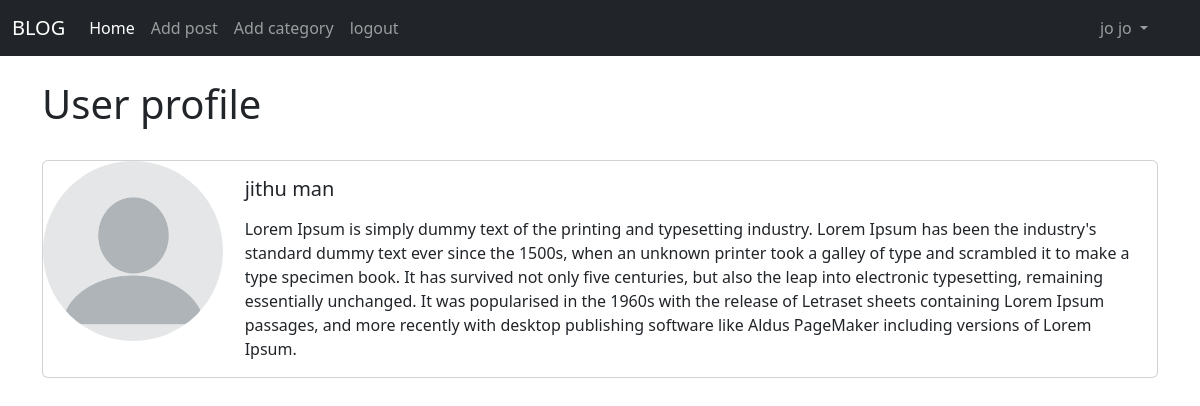
Page /members/5/profile/ (signed in) on the committed database.
### blogapp/models.py (models this page shows, shortened)
class Profile(models.Model):
    user = models.OneToOneField(User, null=True, on_delete=models.CASCADE)
    bio = models.TextField(null=True)
    profile_pic = models.ImageField(null=True,blank=True,upload_to="images/profile/")
    title = models.CharField(max_length=200,null=True,blank=True)
    website_url = models.CharField(max_length=200,null=True,blank=True)
    facebook_url = models.CharField(max_length=200,null=True,blank=True)
    twitter_url = models.CharField(max_length=200,null=True,blank=True)
    instagram_url = models.CharField(max_length=200,null=True,blank=True)
    pinterest_url = models.CharField(max_length=200,null=True,blank=True)

### members/views.py (the view)
# urls.py: path('<int:pk>/profile/', ShowProfilePageView.as_view(), name='show_profile_page'),
class ShowProfilePageView(DetailView):
    model = Profile
    template_name = 'registration/user_profile.html'
    def get_context_data(self,*args,**kwargs):
        context = super(ShowProfilePageView, self).get_context_data(*args, **kwargs)
        page_user = get_object_or_404(Profile,id=self.kwargs['pk'])
        context["page_user"] = page_user
        return context

### members/templates/registration/user_profile.html (shortened to what this page needs)
  {% extends 'base.html' %}
   {% load static %}
  {% block content %}
<h1>User profile</h1>
  <br/>
  <div class="card mb-3" >
  <div class="row g-0">
    <div class="col-md-2">
      {% if  page_user.profile_pic %}
      <img src="{{ page_user.profile_pic.url  }}" width=180 height=180 class="img-fluid rounded-circle" alt="...">
     {% else %}
        <img src="{% static 'theblog/images/blank-profile-picture-g0163c29a8_1280.png' %}" width=180 height=180 class="img-fluid rounded-circle" alt="...">
    {% endif %}
    </div>
     <div class="col-md-10">
      <div class="card-body">
        <h5 class="card-title">
            {{ page_user.user.first_name }}
            {{ page_user.user.last_name }}</h5>
        <p class="card-text"> {{ page_user.bio }}</p>
      </div>
    </div>
  </div>
</div>
  {% endblock %}

### blogapp/templates/base.html (shortened to what this page needs)
<!doctype html>
<html lang="en">
  <head>
    <link href="https://cdn.jsdelivr.net/npm/bootstrap@5.3.0-alpha3/dist/css/bootstrap.min.css" rel="stylesheet">
  </head>
  <body>
  <nav class="navbar navbar-expand-lg navbar-dark bg-dark">
  <div class="container-fluid">
    <a class="navbar-brand" href="{% url 'home' %}">BLOG</a>
    <div class="collapse navbar-collapse" id="navbarSupportedContent">
      <ul class="navbar-nav me-auto mb-2 mb-lg-0">
          <li class="nav-item">
          <a class="nav-link active" aria-current="page" href="{% url 'home' %}">Home</a>
        </li>
        {% if user.is_authenticated %}
         <li class="nav-item">
          <a class="nav-link" href="{% url 'add_post' %}">Add post</a>
        </li>
         <li class="nav-item">
          <a class="nav-link" href="{% url 'add_category' %}">Add category</a>
        </li>
         <li class="nav-item">
          <a class="nav-link" href="{% url 'logout' %}">logout</a>
        </li>
        {% else %}
          <li class="nav-item">
          <a class="nav-link" href="{% url 'register' %}">register</a>
        </li>
        <li class="nav-item">
          <a class="nav-link" href="{% url 'login' %}">login</a>
        {% endif %}
      </ul>
         {% if user.is_authenticated %}
        <ul class="navbar-nav ml-auto mb-2 mb-lg-0">
              <li class="nav-item dropdown">
          <a class="nav-link dropdown-toggle" href="#" role="button" data-bs-toggle="dropdown" aria-expanded="false">
            {{ user.first_name }}
              {{ user.last_name }}
          </a>
        </li>
          </ul>
            <ul/>
            {% endif %}
    </div>
  </div>
</nav>
  <br/>
    <div class="container">
  {% block content %}
   {% endblock %}
  </div>
  </body>
</html>

### rows in the picture
Profile: user.first_name "jithu", user.last_name "man", bio "Lorem Ipsum is simply dummy text of the printing and typesetting industry. Lorem Ipsum has been the industry's standard dummy text ever since the 1500s, when an unknown printer took a galley of type and scrambled it to make a type specimen book. It has survived not only five centuries, but also the leap into electronic typesetting, remaining essentially unchanged. It was popularised in the 1960s with the release of Letraset sheets containing Lorem Ipsum passages, and more recently with desktop publishing software like Aldus PageMaker including versions of Lorem Ipsum."

### other values in the picture
{{ user.first_name }} "jo"
{{ user.last_name }} "jo"
